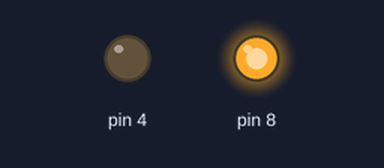
This sketch was run on a simulated Arduino Uno, built with avr-gcc and run on an emulated ATmega328P. Parts: output pins drawn as LEDs (lit = HIGH).

Above: at 5.0 s.
At 15.0 s:
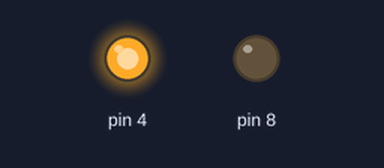
Timing chart, 0 to 26.0 s (numbered marks = the images above):
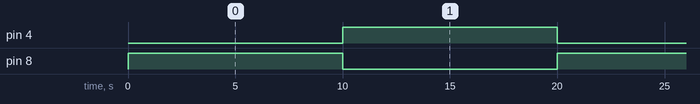

The sketch:

codigo.ino
```cpp
void setup()
{
  pinMode(4, OUTPUT);
  pinMode(8, OUTPUT);
}

void loop()
{
  digitalWrite(8, HIGH);
  delay(10000);
  digitalWrite(8, LOW);
  digitalWrite(4, HIGH);
  delay(10000);
   digitalWrite(4, LOW);
}
```

Measured:
- by itself, pin 4, pin 8: alternates HIGH for 10.0 s and LOW for 10.0 s
- by itself, everything shown: repeats every 20.0 s, in 3 steps
